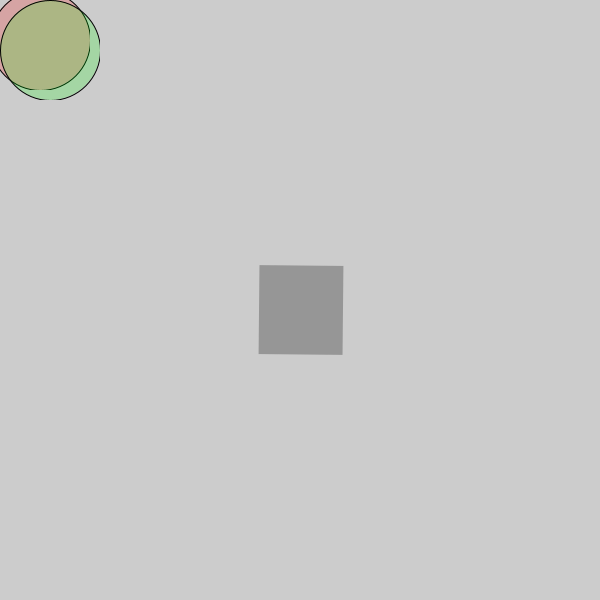
Frame 1 (no input)
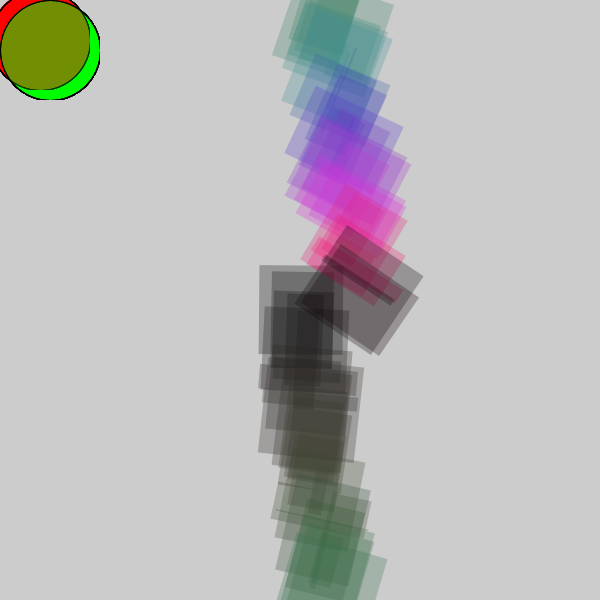
Frame 60 (the mouse pressed at the canvas centre just before this capture)
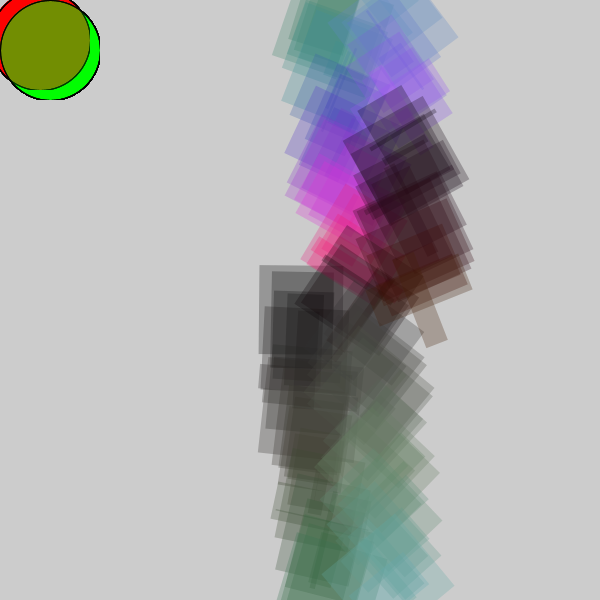
Frame 120 (the mouse held since frame 60 and released just before this capture)

The Processing sketch that drew these frames (run headless with seeded random() and noise(); from frame 60 on, the mouse is pressed at the canvas centre):

// Processing sketch: color_cards
// ── color_cards.pde
//float lastX;
//float lastY;
//float newX;
//float newY;
//float angle;
//int r = 0;
//int g = 0;
//int b = 0;
//int rectWidth = 0;
//int rectHeight = 0;
//float rotation = 0.0;

//void setup () {
//  size(600, 600);
//}

//void draw () {
//  newX = (lastX += 1) % width;
//  newY = (lastY += angle) % height;
//  stroke(b,g,r);
//  fill(r, g, b);
//  rotate(PI*rotation);
//  rect(newX, newY, rectWidth, rectHeight);
//  lastX = newX;
//  lastY = newY;
//  angle = (angle + 0.1) % 10;
//  r = (r + (int)random(10)) % 255;
//  g = (g + (int)random(10)) % 255;
//  b = (b + (int)random(10)) % 255;
//  rectWidth = (rectWidth + 1) % 150;
//  rectHeight = (rectHeight + 1) % 150;
//  rotation = (rotation + 0.1) % 1;

//}

float lastX;
float lastY;
float newX;
float newY;
float angle;
int r = 0;
int g = 0;
int b = 0;
float rectWidth = 150;
float rectHeight = 150;
float rotation = 0.0;
PGraphics spotlight1;
PGraphics spotlight2;

void setup() {
  size(600, 600);
  rectMode(CENTER); // This makes rect() use center coordinates
  //blendMode(DARKEST);
  lastX = width/2;  // Start in center
  lastY = height/2;
  spotlight1 = createGraphics(100,100);
  spotlight1.beginDraw();
  spotlight1.fill(255,0,0, 50);
  spotlight1.ellipse(50,50,100,100);
  spotlight1.endDraw();
  
  spotlight2 = createGraphics(100,100);
  spotlight2.beginDraw();
  spotlight2.fill(0, 255,0, 50);
  spotlight2.ellipse(50,50,100,100);
  spotlight2.endDraw();
  imageMode(CENTER);
  colorMode(HSB);
}

void draw() {
  //background(255); // Clear previous frames
  
  // Update position and properties
  newX = (lastX += 1) % width;
  newY = (lastY += 10) % height;
  //newX = (lastX + (sin(0.2)*3)) % width;
  // Update colors and size
  r = (r + (int)random(10)) % 255;
  g = (g + (int)random(10)) % 255;
  b = (b + (int)random(10)) % 255;
  rectWidth = sin(rectWidth - 0.2) * 100.0;
  println(rectWidth);
  rectHeight = sin(rectHeight - 0.3) * 100.0;
  rotation = (rotation + 0.01) % TWO_PI;
  
  // Draw the rotated rectangle
  pushMatrix(); // Save current transformation state
  translate(newX, newY); // Move origin to rectangle center
  rotate(rotation); // Rotate around new origin
  fill(r, g, b, 70);
  noStroke();
  rect(0, 0, rectWidth, rectHeight); // Draw at (0,0) relative to new origin
  popMatrix(); // Restore original transformation state
  image(spotlight1, 40, 40);
  image(spotlight2, 50, 50);
  lastX = newX;
  lastY = newY;
}
